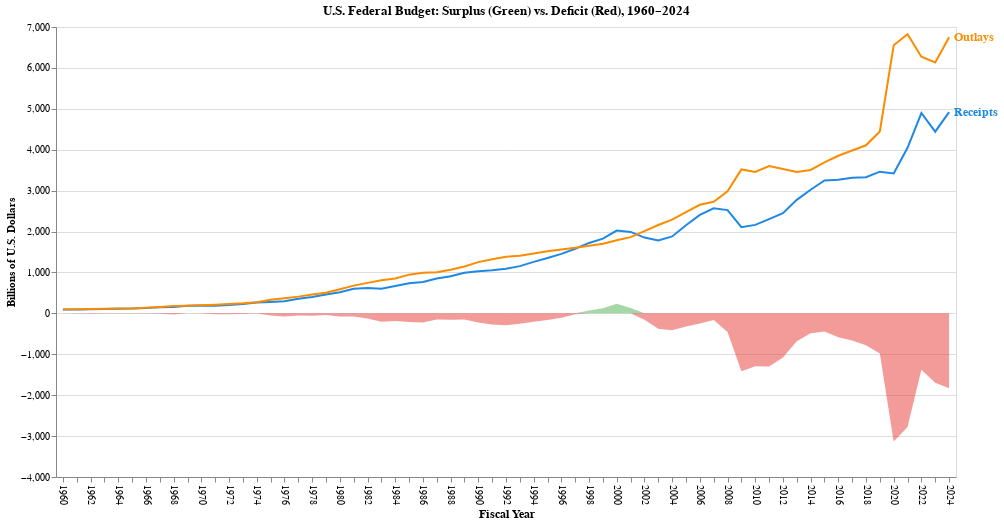

Notebook cell for this chart:
### Code cell
file_path = r"..\data\Main Data Compiled.xlsx"
df = pd.read_excel(file_path, sheet_name='Table 1.1')

df['Year'] = pd.to_numeric(df['Years'])
df = df[df['Year'] >= 1960]

df['Surplus'] = df['Surplus or Deficit (-)'].where(df['Surplus or Deficit (-)'] > 0, 0)    #ChatGPT prompt “how can I create separate ‘Surplus’ and ‘Deficit’ columns from a column that has positive and negative values?”
df['Deficit'] = df['Surplus or Deficit (-)'].where(df['Surplus or Deficit (-)'] < 0, 0)    # ChatGPT suggested np.where 

base = alt.Chart(df).encode(
    x=alt.X(
        'Year:O',
        title='Fiscal Year',
        axis=alt.Axis(
            labelAngle=90,
            labelFontSize=10,
            titleFontSize=12,
            labelExpr="datum.label % 2 == 0 ? datum.label : ''"
        )
    )
)



surplus_area = base.mark_area(color='#4CAF50', opacity=0.5).encode(
    y=alt.Y('Surplus:Q', title='Billions of U.S. Dollars'),
    y2=alt.datum(0),

)

deficit_area = base.mark_area(color='#E53935', opacity=0.5).encode(
    y='Deficit:Q',
    y2=alt.datum(0),

)

receipts_line = base.mark_line(color='#1E88E5', strokeWidth=2).encode(
    y='Receipts:Q',
)

outlays_line = base.mark_line(color='#FB8C00', strokeWidth=2).encode(
    y='Outlays:Q',
)

receipts_label = alt.Chart(df.tail(1)).mark_text(
    text='Receipts', align='left', dx=5, color='#1E88E5',               #ChatGPT prompt: "How can I add text labels (like 'Receipts' and 'Outlays') to the last points in an Altair chart?"
                                                                          #Chatgpt suggested mark_text
    fontSize=12, fontWeight='bold'                                  
).encode(x='Year:O', y='Receipts:Q')

outlays_label = receipts_label.encode(
    text=alt.value('Outlays'), color=alt.value('#FB8C00'), y='Outlays:Q'
)



chart1 = (
    (surplus_area + deficit_area + receipts_line + outlays_line + receipts_label + outlays_label)
    .properties(
        title='U.S. Federal Budget: Surplus (Green) vs. Deficit (Red), 1960–2024',
        width=900,
        height=450
    )
)

chart1

### Figure 1 — Vega-Lite specification as saved in the notebook (floating-point values rounded to 4 significant figures)
{"config": {"view": {"continuousWidth": 300, "continuousHeight": 300}}, "layer": [{"mark": {"type": "area", "color": "#4CAF50", "opacity": 0.5}, "encoding": {"x": {"axis": {"labelAngle": 90, "labelExpr": "datum.label % 2 == 0 ? datum.label : ''", "labelFontSize": 10, "titleFontSize": 12}, "field": "Year", "title": "Fiscal Year", "type": "ordinal"}, "y": {"field": "Surplus", "title": "Billions of U.S. Dollars", "type": "quantitative"}, "y2": {"datum": 0}}}, {"mark": {"type": "area", "color": "#E53935", "opacity": 0.5}, "encoding": {"x": {"axis": {"labelAngle": 90, "labelExpr": "datum.label % 2 == 0 ? datum.label : ''", "labelFontSize": 10, "titleFontSize": 12}, "field": "Year", "title": "Fiscal Year", "type": "ordinal"}, "y": {"field": "Deficit", "type": "quantitative"}, "y2": {"datum": 0}}}, {"mark": {"type": "line", "color": "#1E88E5", "strokeWidth": 2}, "encoding": {"x": {"axis": {"labelAngle": 90, "labelExpr": "datum.label % 2 == 0 ? datum.label : ''", "labelFontSize": 10, "titleFontSize": 12}, "field": "Year", "title": "Fiscal Year", "type": "ordinal"}, "y": {"field": "Receipts", "type": "quantitative"}}}, {"mark": {"type": "line", "color": "#FB8C00", "strokeWidth": 2}, "encoding": {"x": {"axis": {"labelAngle": 90, "labelExpr": "datum.label % 2 == 0 ? datum.label : ''", "labelFontSize": 10, "titleFontSize": 12}, "field": "Year", "title": "Fiscal Year", "type": "ordinal"}, "y": {"field": "Outlays", "type": "quantitative"}}}, {"data": {"name": "data-adc19caf33d77cef6a1f352df6fdf8a3"}, "mark": {"type": "text", "align": "left", "color": "#1E88E5", "dx": 5, "fontSize": 12, "fontWeight": "bold", "text": "Receipts"}, "encoding": {"x": {"field": "Year", "type": "ordinal"}, "y": {"field": "Receipts", "type": "quantitative"}}}, {"data": {"name": "data-adc19caf33d77cef6a1f352df6fdf8a3"}, "mark": {"type": "text", "align": "left", "color": "#1E88E5", "dx": 5, "fontSize": 12, "fontWeight": "bold", "text": "Receipts"}, "encoding": {"color": {"value": "#FB8C00"}, "text": {"value": "Outlays"}, "x": {"field": "Year", "type": "ordinal"}, "y": {"field": "Outlays", "type": "quantitative"}}}], "data": {"name": "data-420aefaa3ad7186931fc0d5910db97fd"}, "height": 450, "title": "U.S. Federal Budget: Surplus (Green) vs. Deficit (Red), 1960–2024", "width": 900, "$schema": "https://vega.github.io/schema/vega-lite/v5.20.1.json", "datasets": {"data-420aefaa3ad7186931fc0d5910db97fd": [{"Years": 1960, "Receipts": 92.49, "Outlays": 92.19, "Surplus or Deficit (-)": 0.301, "Unnamed: 4": 92492, "Unnamed: 5": 92191, "Unnamed: 6": 301, "Unnamed: 7": null, "Unnamed: 8": null, "Unnamed: 9": NaN, "Year": 1960, "Surplus": 0.301, "Deficit": 0.0}, {"Years": 1961, "Receipts": 94.39, "Outlays": 97.72, "Surplus or Deficit (-)": -3.335, "Unnamed: 4": 94388, "Unnamed: 5": 97723, "Unnamed: 6": -3335, "Unnamed: 7": null, "Unnamed: 8": null, "Unnamed: 9": NaN, "Year": 1961, "Surplus": 0.0, "Deficit": -3.335}, {"Years": 1962, "Receipts": 99.68, "Outlays": 106.8, "Surplus or Deficit (-)": -7.146, "Unnamed: 4": 99676, "Unnamed: 5": 106821, "Unnamed: 6": -7146, "Unnamed: 7": null, "Unnamed: 8": null, "Unnamed: 9": NaN, "Year": 1962, "Surplus": 0.0, "Deficit": -7.146}, {"Years": 1963, "Receipts": 106.6, "Outlays": 111.3, "Surplus or Deficit (-)": -4.756, "Unnamed: 4": 106560, "Unnamed: 5": 111316, "Unnamed: 6": -4756, "Unnamed: 7": null, "Unnamed: 8": null, "Unnamed: 9": NaN, "Year": 1963, "Surplus": 0.0, "Deficit": -4.756}, {"Years": 1964, "Receipts": 112.6, "Outlays": 118.5, "Surplus or Deficit (-)": -5.915, "Unnamed: 4": 112613, "Unnamed: 5": 118528, "Unnamed: 6": -5915, "Unnamed: 7": null, "Unnamed: 8": null, "Unnamed: 9": NaN, "Year": 1964, "Surplus": 0.0, "Deficit": -5.915}, {"Years": 1965, "Receipts": 116.8, "Outlays": 118.2, "Surplus or Deficit (-)": -1.411, "Unnamed: 4": 116817, "Unnamed: 5": 118228, "Unnamed: 6": -1411, "Unnamed: 7": null, "Unnamed: 8": null, "Unnamed: 9": NaN, "Year": 1965, "Surplus": 0.0, "Deficit": -1.411}, {"Years": 1966, "Receipts": 130.8, "Outlays": 134.5, "Surplus or Deficit (-)": -3.698, "Unnamed: 4": 130835, "Unnamed: 5": 134532, "Unnamed: 6": -3698, "Unnamed: 7": null, "Unnamed: 8": null, "Unnamed: 9": NaN, "Year": 1966, "Surplus": 0.0, "Deficit": -3.698}, {"Years": 1967, "Receipts": 148.8, "Outlays": 157.5, "Surplus or Deficit (-)": -8.643, "Unnamed: 4": 148822, "Unnamed: 5": 157464, "Unnamed: 6": -8643, "Unnamed: 7": null, "Unnamed: 8": null, "Unnamed: 9": NaN, "Year": 1967, "Surplus": 0.0, "Deficit": -8.643}, {"Years": 1968, "Receipts": 153.0, "Outlays": 178.1, "Surplus or Deficit (-)": -25.16, "Unnamed: 4": 152973, "Unnamed: 5": 178134, "Unnamed: 6": -25161, "Unnamed: 7": null, "Unnamed: 8": null, "Unnamed: 9": NaN, "Year": 1968, "Surplus": 0.0, "Deficit": -25.16}, {"Years": 1969, "Receipts": 186.9, "Outlays": 183.6, "Surplus or Deficit (-)": 3.242, "Unnamed: 4": 186882, "Unnamed: 5": 183640, "Unnamed: 6": 3242, "Unnamed: 7": null, "Unnamed: 8": null, "Unnamed: 9": NaN, "Year": 1969, "Surplus": 3.242, "Deficit": 0.0}, {"Years": 1970, "Receipts": 192.8, "Outlays": 195.6, "Surplus or Deficit (-)": -2.842, "Unnamed: 4": 192807, "Unnamed: 5": 195649, "Unnamed: 6": -2842, "Unnamed: 7": null, "Unnamed: 8": null, "Unnamed: 9": NaN, "Year": 1970, "Surplus": 0.0, "Deficit": -2.842}, {"Years": 1971, "Receipts": 187.1, "Outlays": 210.2, "Surplus or Deficit (-)": -23.03, "Unnamed: 4": 187139, "Unnamed: 5": 210172, "Unnamed: 6": -23033, "Unnamed: 7": null, "Unnamed: 8": null, "Unnamed: 9": NaN, "Year": 1971, "Surplus": 0.0, "Deficit": -23.03}, {"Years": 1972, "Receipts": 207.3, "Outlays": 230.7, "Surplus or Deficit (-)": -23.37, "Unnamed: 4": 207309, "Unnamed: 5": 230681, "Unnamed: 6": -23373, "Unnamed: 7": null, "Unnamed: 8": null, "Unnamed: 9": NaN, "Year": 1972, "Surplus": 0.0, "Deficit": -23.37}, {"Years": 1973, "Receipts": 230.8, "Outlays": 245.7, "Surplus or Deficit (-)": -14.91, "Unnamed: 4": 230799, "Unnamed: 5": 245707, "Unnamed: 6": -14908, "Unnamed: 7": null, "Unnamed: 8": null, "Unnamed: 9": NaN, "Year": 1973, "Surplus": 0.0, "Deficit": -14.91}, {"Years": 1974, "Receipts": 263.2, "Outlays": 269.4, "Surplus or Deficit (-)": -6.135, "Unnamed: 4": 263224, "Unnamed: 5": 269359, "Unnamed: 6": -6135, "Unnamed: 7": null, "Unnamed: 8": null, "Unnamed: 9": NaN, "Year": 1974, "Surplus": 0.0, "Deficit": -6.135}, {"Years": 1975, "Receipts": 279.1, "Outlays": 332.3, "Surplus or Deficit (-)": -53.24, "Unnamed: 4": 279090, "Unnamed: 5": 332332, "Unnamed: 6": -53242, "Unnamed: 7": null, "Unnamed: 8": null, "Unnamed: 9": NaN, "Year": 1975, "Surplus": 0.0, "Deficit": -53.24}, {"Years": 1976, "Receipts": 298.1, "Outlays": 371.8, "Surplus or Deficit (-)": -73.73, "Unnamed: 4": 298060, "Unnamed: 5": 371792, "Unnamed: 6": -73732, "Unnamed: 7": null, "Unnamed: 8": null, "Unnamed: 9": NaN, "Year": 1976, "Surplus": 0.0, "Deficit": -73.73}, {"Years": 1977, "Receipts": 355.6, "Outlays": 409.2, "Surplus or Deficit (-)": -53.66, "Unnamed: 4": 355559, "Unnamed: 5": 409218, "Unnamed: 6": -53659, "Unnamed: 7": null, "Unnamed: 8": null, "Unnamed: 9": NaN, "Year": 1977, "Surplus": 0.0, "Deficit": -53.66}, {"Years": 1978, "Receipts": 399.6, "Outlays": 458.7, "Surplus or Deficit (-)": -59.19, "Unnamed: 4": 399561, "Unnamed: 5": 458746, "Unnamed: 6": -59185, "Unnamed: 7": null, "Unnamed: 8": null, "Unnamed: 9": NaN, "Year": 1978, "Surplus": 0.0, "Deficit": -59.19}, {"Years": 1979, "Receipts": 463.3, "Outlays": 504.0, "Surplus or Deficit (-)": -40.73, "Unnamed: 4": 463302, "Unnamed: 5": 504028, "Unnamed: 6": -40726, "Unnamed: 7": null, "Unnamed: 8": null, "Unnamed: 9": NaN, "Year": 1979, "Surplus": 0.0, "Deficit": -40.73}, {"Years": 1980, "Receipts": 517.1, "Outlays": 590.9, "Surplus or Deficit (-)": -73.83, "Unnamed: 4": 517112, "Unnamed: 5": 590941, "Unnamed: 6": -73830, "Unnamed: 7": null, "Unnamed: 8": null, "Unnamed: 9": NaN, "Year": 1980, "Surplus": 0.0, "Deficit": -73.83}, {"Years": 1981, "Receipts": 599.3, "Outlays": 678.2, "Surplus or Deficit (-)": -78.97, "Unnamed: 4": 599272, "Unnamed: 5": 678241, "Unnamed: 6": -78968, "Unnamed: 7": null, "Unnamed: 8": null, "Unnamed: 9": NaN, "Year": 1981, "Surplus": 0.0, "Deficit": -78.97}, {"Years": 1982, "Receipts": 617.8, "Outlays": 745.7, "Surplus or Deficit (-)": -128.0, "Unnamed: 4": 617766, "Unnamed: 5": 745743, "Unnamed: 6": -127977, "Unnamed: 7": null, "Unnamed: 8": null, "Unnamed: 9": NaN, "Year": 1982, "Surplus": 0.0, "Deficit": -128.0}, {"Years": 1983, "Receipts": 600.6, "Outlays": 808.4, "Surplus or Deficit (-)": -207.8, "Unnamed: 4": 600562, "Unnamed: 5": 808364, "Unnamed: 6": -207802, "Unnamed: 7": null, "Unnamed: 8": null, "Unnamed: 9": NaN, "Year": 1983, "Surplus": 0.0, "Deficit": -207.8}, {"Years": 1984, "Receipts": 666.4, "Outlays": 851.8, "Surplus or Deficit (-)": -185.4, "Unnamed: 4": 666438, "Unnamed: 5": 851805, "Unnamed: 6": -185367, "Unnamed: 7": null, "Unnamed: 8": null, "Unnamed: 9": NaN, "Year": 1984, "Surplus": 0.0, "Deficit": -185.4}, {"Years": 1985, "Receipts": 734.0, "Outlays": 946.3, "Surplus or Deficit (-)": -212.3, "Unnamed: 4": 734037, "Unnamed: 5": 946344, "Unnamed: 6": -212308, "Unnamed: 7": null, "Unnamed: 8": null, "Unnamed: 9": NaN, "Year": 1985, "Surplus": 0.0, "Deficit": -212.3}, {"Years": 1986, "Receipts": 769.2, "Outlays": 990.4, "Surplus or Deficit (-)": -221.2, "Unnamed: 4": 769155, "Unnamed: 5": 990382, "Unnamed: 6": -221227, "Unnamed: 7": null, "Unnamed: 8": null, "Unnamed: 9": NaN, "Year": 1986, "Surplus": 0.0, "Deficit": -221.2}, {"Years": 1987, "Receipts": 854.3, "Outlays": 1004.0, "Surplus or Deficit (-)": -149.7, "Unnamed: 4": 854287, "Unnamed: 5": 1004017, "Unnamed: 6": -149730, "Unnamed: 7": null, "Unnamed: 8": null, "Unnamed: 9": NaN, "Year": 1987, "Surplus": 0.0, "Deficit": -149.7}, {"Years": 1988, "Receipts": 909.2, "Outlays": 1064.0, "Surplus or Deficit (-)": -155.2, "Unnamed: 4": 909238, "Unnamed: 5": 1064416, "Unnamed: 6": -155178, "Unnamed: 7": null, "Unnamed: 8": null, "Unnamed: 9": NaN, "Year": 1988, "Surplus": 0.0, "Deficit": -155.2}, {"Years": 1989, "Receipts": 991.1, "Outlays": 1144.0, "Surplus or Deficit (-)": -152.6, "Unnamed: 4": 991104, "Unnamed: 5": 1143743, "Unnamed: 6": -152639, "Unnamed: 7": null, "Unnamed: 8": null, "Unnamed: 9": NaN, "Year": 1989, "Surplus": 0.0, "Deficit": -152.6}, {"Years": 1990, "Receipts": 1032.0, "Outlays": 1253.0, "Surplus or Deficit (-)": -221.0, "Unnamed: 4": 1031958, "Unnamed: 5": 1252993, "Unnamed: 6": -221036, "Unnamed: 7": null, "Unnamed: 8": null, "Unnamed: 9": NaN, "Year": 1990, "Surplus": 0.0, "Deficit": -221.0}, {"Years": 1991, "Receipts": 1055.0, "Outlays": 1324.0, "Surplus or Deficit (-)": -269.2, "Unnamed: 4": 1054988, "Unnamed: 5": 1324226, "Unnamed: 6": -269238, "Unnamed: 7": null, "Unnamed: 8": null, "Unnamed: 9": NaN, "Year": 1991, "Surplus": 0.0, "Deficit": -269.2}, {"Years": 1992, "Receipts": 1091.0, "Outlays": 1382.0, "Surplus or Deficit (-)": -290.3, "Unnamed: 4": 1091208, "Unnamed: 5": 1381529, "Unnamed: 6": -290321, "Unnamed: 7": null, "Unnamed: 8": null, "Unnamed: 9": NaN, "Year": 1992, "Surplus": 0.0, "Deficit": -290.3}, {"Years": 1993, "Receipts": 1154.0, "Outlays": 1409.0, "Surplus or Deficit (-)": -255.1, "Unnamed: 4": 1154334, "Unnamed: 5": 1409386, "Unnamed: 6": -255051, "Unnamed: 7": null, "Unnamed: 8": null, "Unnamed: 9": NaN, "Year": 1993, "Surplus": 0.0, "Deficit": -255.1}, {"Years": 1994, "Receipts": 1259.0, "Outlays": 1462.0, "Surplus or Deficit (-)": -203.2, "Unnamed: 4": 1258566, "Unnamed: 5": 1461752, "Unnamed: 6": -203186, "Unnamed: 7": null, "Unnamed: 8": null, "Unnamed: 9": NaN, "Year": 1994, "Surplus": 0.0, "Deficit": -203.2}, {"Years": 1995, "Receipts": 1352.0, "Outlays": 1516.0, "Surplus or Deficit (-)": -164.0, "Unnamed: 4": 1351790, "Unnamed: 5": 1515742, "Unnamed: 6": -163952, "Unnamed: 7": null, "Unnamed: 8": null, "Unnamed: 9": NaN, "Year": 1995, "Surplus": 0.0, "Deficit": -164.0}, {"Years": 1996, "Receipts": 1453.0, "Outlays": 1560.0, "Surplus or Deficit (-)": -107.4, "Unnamed: 4": 1453053, "Unnamed: 5": 1560484, "Unnamed: 6": -107431, "Unnamed: 7": null, "Unnamed: 8": null, "Unnamed: 9": NaN, "Year": 1996, "Surplus": 0.0, "Deficit": -107.4}, {"Years": 1997, "Receipts": 1579.0, "Outlays": 1601.0, "Surplus or Deficit (-)": -21.88, "Unnamed: 4": 1579232, "Unnamed: 5": 1601116, "Unnamed: 6": -21884, "Unnamed: 7": null, "Unnamed: 8": null, "Unnamed: 9": NaN, "Year": 1997, "Surplus": 0.0, "Deficit": -21.88}, {"Years": 1998, "Receipts": 1722.0, "Outlays": 1652.0, "Surplus or Deficit (-)": 69.27, "Unnamed: 4": 1721728, "Unnamed: 5": 1652458, "Unnamed: 6": 69270, "Unnamed: 7": null, "Unnamed: 8": null, "Unnamed: 9": NaN, "Year": 1998, "Surplus": 69.27, "Deficit": 0.0}, {"Years": 1999, "Receipts": 1827.0, "Outlays": 1702.0, "Surplus or Deficit (-)": 125.6, "Unnamed: 4": 1827452, "Unnamed: 5": 1701842, "Unnamed: 6": 125610, "Unnamed: 7": null, "Unnamed: 8": null, "Unnamed: 9": NaN, "Year": 1999, "Surplus": 125.6, "Deficit": 0.0}, {"Years": 2000, "Receipts": 2025.0, "Outlays": 1789.0, "Surplus or Deficit (-)": 236.2, "Unnamed: 4": 2025191, "Unnamed: 5": 1788950, "Unnamed: 6": 236241, "Unnamed: 7": null, "Unnamed: 8": null, "Unnamed: 9": NaN, "Year": 2000, "Surplus": 236.2, "Deficit": 0.0}, {"Years": 2001, "Receipts": 1991.0, "Outlays": 1863.0, "Surplus or Deficit (-)": 128.2, "Unnamed: 4": 1991082, "Unnamed: 5": 1862846, "Unnamed: 6": 128236, "Unnamed: 7": null, "Unnamed: 8": null, "Unnamed: 9": NaN, "Year": 2001, "Surplus": 128.2, "Deficit": 0.0}, {"Years": 2002, "Receipts": 1853.0, "Outlays": 2011.0, "Surplus or Deficit (-)": -157.8, "Unnamed: 4": 1853136, "Unnamed: 5": 2010894, "Unnamed: 6": -157758, "Unnamed: 7": null, "Unnamed: 8": null, "Unnamed: 9": NaN, "Year": 2002, "Surplus": 0.0, "Deficit": -157.8}, {"Years": 2003, "Receipts": 1782.0, "Outlays": 2160.0, "Surplus or Deficit (-)": -377.6, "Unnamed: 4": 1782314, "Unnamed: 5": 2159899, "Unnamed: 6": -377585, "Unnamed: 7": null, "Unnamed: 8": null, "Unnamed: 9": NaN, "Year": 2003, "Surplus": 0.0, "Deficit": -377.6}, {"Years": 2004, "Receipts": 1880.0, "Outlays": 2293.0, "Surplus or Deficit (-)": -412.7, "Unnamed: 4": 1880114, "Unnamed: 5": 2292841, "Unnamed: 6": -412727, "Unnamed: 7": null, "Unnamed: 8": null, "Unnamed: 9": NaN, "Year": 2004, "Surplus": 0.0, "Deficit": -412.7}, {"Years": 2005, "Receipts": 2154.0, "Outlays": 2472.0, "Surplus or Deficit (-)": -318.3, "Unnamed: 4": 2153611, "Unnamed: 5": 2471957, "Unnamed: 6": -318346, "Unnamed: 7": null, "Unnamed: 8": null, "Unnamed: 9": NaN, "Year": 2005, "Surplus": 0.0, "Deficit": -318.3}, {"Years": 2006, "Receipts": 2407.0, "Outlays": 2655.0, "Surplus or Deficit (-)": -248.2, "Unnamed: 4": 2406869, "Unnamed: 5": 2655050, "Unnamed: 6": -248181, "Unnamed: 7": null, "Unnamed: 8": null, "Unnamed: 9": NaN, "Year": 2006, "Surplus": 0.0, "Deficit": -248.2}, {"Years": 2007, "Receipts": 2568.0, "Outlays": 2729.0, "Surplus or Deficit (-)": -160.7, "Unnamed: 4": 2567985, "Unnamed: 5": 2728686, "Unnamed: 6": -160701, "Unnamed: 7": null, "Unnamed: 8": null, "Unnamed: 9": NaN, "Year": 2007, "Surplus": 0.0, "Deficit": -160.7}, {"Years": 2008, "Receipts": 2524.0, "Outlays": 2983.0, "Surplus or Deficit (-)": -458.6, "Unnamed: 4": 2523991, "Unnamed: 5": 2982544, "Unnamed: 6": -458553, "Unnamed: 7": null, "Unnamed: 8": null, "Unnamed: 9": NaN, "Year": 2008, "Surplus": 0.0, "Deficit": -458.6}, {"Years": 2009, "Receipts": 2105.0, "Outlays": 3518.0, "Surplus or Deficit (-)": -1413.0, "Unnamed: 4": 2104989, "Unnamed: 5": 3517677, "Unnamed: 6": -1412688, "Unnamed: 7": null, "Unnamed: 8": null, "Unnamed: 9": NaN, "Year": 2009, "Surplus": 0.0, "Deficit": -1413.0}, {"Years": 2010, "Receipts": 2163.0, "Outlays": 3457.0, "Surplus or Deficit (-)": -1294.0, "Unnamed: 4": 2162706, "Unnamed: 5": 3457079, "Unnamed: 6": -1294373, "Unnamed: 7": null, "Unnamed: 8": null, "Unnamed: 9": NaN, "Year": 2010, "Surplus": 0.0, "Deficit": -1294.0}, {"Years": 2011, "Receipts": 2303.0, "Outlays": 3603.0, "Surplus or Deficit (-)": -1300.0, "Unnamed: 4": 2303466, "Unnamed: 5": 3603065, "Unnamed: 6": -1299599, "Unnamed: 7": null, "Unnamed: 8": null, "Unnamed: 9": NaN, "Year": 2011, "Surplus": 0.0, "Deficit": -1300.0}, {"Years": 2012, "Receipts": 2450.0, "Outlays": 3527.0, "Surplus or Deficit (-)": -1077.0, "Unnamed: 4": 2449990, "Unnamed: 5": 3526563, "Unnamed: 6": -1076573, "Unnamed: 7": null, "Unnamed: 8": null, "Unnamed: 9": NaN, "Year": 2012, "Surplus": 0.0, "Deficit": -1077.0}, {"Years": 2013, "Receipts": 2775.0, "Outlays": 3455.0, "Surplus or Deficit (-)": -679.8, "Unnamed: 4": 2775106, "Unnamed: 5": 3454881, "Unnamed: 6": -679775, "Unnamed: 7": null, "Unnamed: 8": null, "Unnamed: 9": NaN, "Year": 2013, "Surplus": 0.0, "Deficit": -679.8}, {"Years": 2014, "Receipts": 3021.0, "Outlays": 3506.0, "Surplus or Deficit (-)": -484.8, "Unnamed: 4": 3021491, "Unnamed: 5": 3506284, "Unnamed: 6": -484793, "Unnamed: 7": null, "Unnamed: 8": null, "Unnamed: 9": NaN, "Year": 2014, "Surplus": 0.0, "Deficit": -484.8}, {"Years": 2015, "Receipts": 3250.0, "Outlays": 3692.0, "Surplus or Deficit (-)": -442.0, "Unnamed: 4": 3249890, "Unnamed: 5": 3691850, "Unnamed: 6": -441960, "Unnamed: 7": null, "Unnamed: 8": null, "Unnamed: 9": NaN, "Year": 2015, "Surplus": 0.0, "Deficit": -442.0}, {"Years": 2016, "Receipts": 3268.0, "Outlays": 3853.0, "Surplus or Deficit (-)": -584.6, "Unnamed: 4": 3267965, "Unnamed: 5": 3852615, "Unnamed: 6": -584650, "Unnamed: 7": null, "Unnamed: 8": null, "Unnamed: 9": NaN, "Year": 2016, "Surplus": 0.0, "Deficit": -584.6}, {"Years": 2017, "Receipts": 3316.0, "Outlays": 3982.0, "Surplus or Deficit (-)": -665.5, "Unnamed: 4": 3316184, "Unnamed: 5": 3981634, "Unnamed: 6": -665450, "Unnamed: 7": null, "Unnamed: 8": null, "Unnamed: 9": NaN, "Year": 2017, "Surplus": 0.0, "Deficit": -665.5}, {"Years": 2018, "Receipts": 3330.0, "Outlays": 4109.0, "Surplus or Deficit (-)": -779.1, "Unnamed: 4": 3329907, "Unnamed: 5": 4108981, "Unnamed: 6": -779074, "Unnamed: 7": null, "Unnamed: 8": null, "Unnamed: 9": NaN, "Year": 2018, "Surplus": 0.0, "Deficit": -779.1}, {"Years": 2019, "Receipts": 3463.0, "Outlays": 4447.0, "Surplus or Deficit (-)": -983.6, "Unnamed: 4": 3463364, "Unnamed: 5": 4446952, "Unnamed: 6": -983588, "Unnamed: 7": null, "Unnamed: 8": null, "Unnamed: 9": NaN, "Year": 2019, "Surplus": 0.0, "Deficit": -983.6}, {"Years": 2020, "Receipts": 3421.0, "Outlays": 6554.0, "Surplus or Deficit (-)": -3132.0, "Unnamed: 4": 3421164, "Unnamed: 5": 6553620, "Unnamed: 6": -3132456, "Unnamed: 7": null, "Unnamed: 8": null, "Unnamed: 9": NaN, "Year": 2020, "Surplus": 0.0, "Deficit": -3132.0}, {"Years": 2021, "Receipts": 4047.0, "Outlays": 6822.0, "Surplus or Deficit (-)": -2775.0, "Unnamed: 4": 4047111, "Unnamed: 5": 6822461, "Unnamed: 6": -2775350, "Unnamed: 7": null, "Unnamed: 8": null, "Unnamed: 9": NaN, "Year": 2021, "Surplus": 0.0, "Deficit": -2775.0}, {"Years": 2022, "Receipts": 4897.0, "Outlays": 6273.0, "Surplus or Deficit (-)": -1376.0, "Unnamed: 4": 4897339, "Unnamed: 5": 6273261, "Unnamed: 6": -1375922, "Unnamed: 7": null, "Unnamed: 8": null, "Unnamed: 9": NaN, "Year": 2022, "Surplus": 0.0, "Deficit": -1376.0}, {"Years": 2023, "Receipts": 4441.0, "Outlays": 6135.0, "Surplus or Deficit (-)": -1694.0, "Unnamed: 4": 4440948, "Unnamed: 5": 6134673, "Unnamed: 6": -1693725, "Unnamed: 7": null, "Unnamed: 8": null, "Unnamed: 9": NaN, "Year": 2023, "Surplus": 0.0, "Deficit": -1694.0}, {"Years": 2024, "Receipts": 4920.0, "Outlays": 6751.0, "Surplus or Deficit (-)": -1831.0, "Unnamed: 4": 4919883, "Unnamed: 5": 6750856, "Unnamed: 6": -1830973, "Unnamed: 7": null, "Unnamed: 8": null, "Unnamed: 9": NaN, "Year": 2024, "Surplus": 0.0, "Deficit": -1831.0}], "data-adc19caf33d77cef6a1f352df6fdf8a3": [{"Years": 2024, "Receipts": 4920.0, "Outlays": 6751.0, "Surplus or Deficit (-)": -1831.0, "Unnamed: 4": 4919883, "Unnamed: 5": 6750856, "Unnamed: 6": -1830973, "Unnamed: 7": null, "Unnamed: 8": null, "Unnamed: 9": NaN, "Year": 2024, "Surplus": 0.0, "Deficit": -1831.0}]}}
